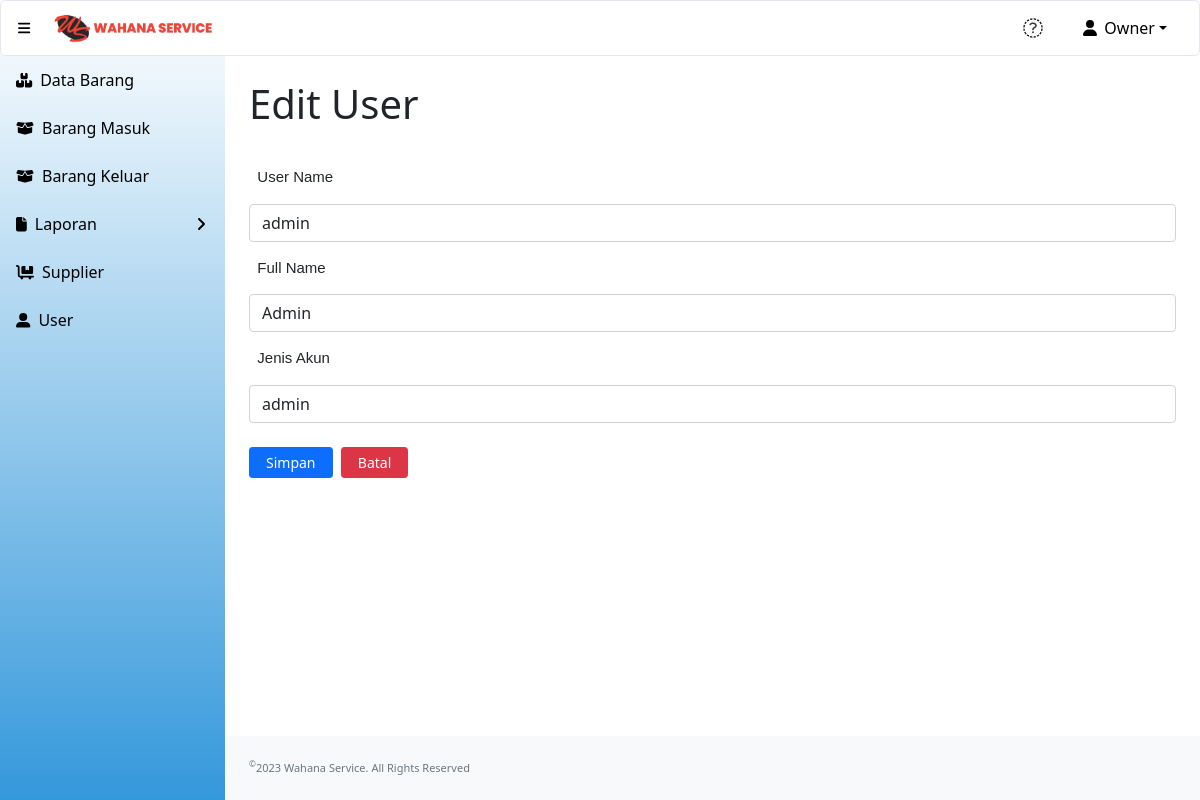
Screenshot of /update_user.php?id=2 (signed in) with the database file from the repository.
### tables this page shows
CREATE TABLE `user` (
  `id` int(11) NOT NULL,
  `username` varchar(50) NOT NULL,
  `password` text NOT NULL,
  `fullname` varchar(50) NOT NULL,
  `level` enum('owner','admin','kasir','INACTIVE') NOT NULL,
  `status_akun` enum('0','1') NOT NULL
);

### update_user.php (the view, shortened to what this page needs)
<?php
include "conn.php";
?>
<!DOCTYPE html>
<html lang="en">
    <head>
        <link href="https://cdn.jsdelivr.net/npm/simple-datatables@latest/dist/style.css" rel="stylesheet" />
        <link href="css/styles.css" rel="stylesheet" />
    </head>
    <?php
        $id=$_GET['id'];
        $sSQL=" select * from user where id='$id' limit 1";
        $result=mysqli_query($koneksi, $sSQL);
        if (mysqli_num_rows($result) > 0)
        {
            while ($row=mysqli_fetch_assoc($result))
            {
                $username = $row['username'];
                $fullname = $row['fullname'];
                $level = $row['level'];
            }
        }
    ?>
    <body class="sb-nav-fixed">
    <?php include "head.php"; ?>
        <div id="layoutSidenav">
        <?php include "menu.php"; ?>
            </div>
            <div id="layoutSidenav_content">
                <div class="container-fluid px-4">
                    <h1 class="mt-4" style="padding-bottom:15px";>Edit User</h1>
                    <form action="submit_update_user.php" class="form" method="post">
                    <label-form for="username">&nbsp;
                        User Name
                    </label-form>
                    <input id="username" class="form-control" type="text" name="username" value="<?php echo $username;?>" required?/>
                    <label-form for="fullname">&nbsp;
                        Full Name
                    </label-form>
                    <input id="fullname" class="form-control" type="text" name="fullname" value="<?php echo $fullname;?>" required/>
                    <label-form for="level">&nbsp;
                        Jenis Akun
                    </label-form>
                        <div>
                            <select name="level" id="level"  class="form-control"  required>
                                <option value="<?php echo $level;?>"><?php echo $level;?></option>
                            </select>
                        </div>
                        <div class="form-group">
                            <div class="col-sm-10">
                                <input type="submit" name="simpan" value="Simpan" class="btn btn-sm btn-primary" />&nbsp;
	                            <a href="user.php" class="btn btn-sm btn-danger">Batal </a>
                            </div>
                        </div>
                    </form>
                </div>
                <footer class="py-4 bg-light mt-auto">
                    <div class="container-fluid px-4">
                        <div class="d-flex align-items-center justify-content-between small">
                            <div class="text-muted"><sup>&copy;</sup>2023 Wahana Service. All Rights Reserved</div>
                        </div>
                    </div>
                </footer>
            </div>
    </body>
</html>

### rows the page displays
user: username "admin", fullname "Admin", level "admin"

### other values shown
$_SESSION['fullname'] "Owner"
